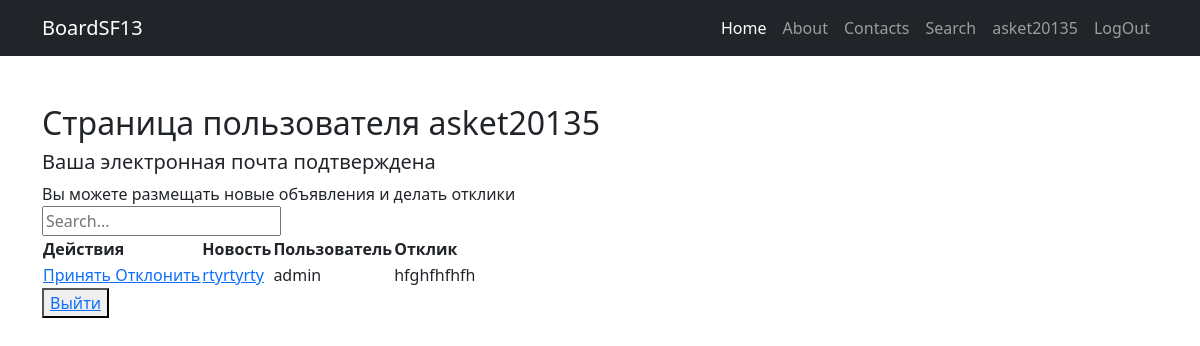
The app's page /sign/ (signed in) with its own data.
### board/models.py (models this page shows, shortened)
class Retry(models.Model):
    user = models.ForeignKey(User, on_delete=models.CASCADE)
    post = models.ForeignKey(Post, on_delete=models.CASCADE)
    retries = models.TextField(null=False)
    retry_enable = models.BooleanField(default=False)

class Post(models.Model):
    author = models.ForeignKey(User, on_delete=models.CASCADE, related_name='author')
    title = models.CharField(max_length=255, null=False)
    post = RichTextField(null=False)
    category_id = models.ForeignKey(Category, on_delete=models.CASCADE, null=False)
    date_create = models.DateTimeField(auto_now_add=True)
    def __str__(self):
        return self.title

### accounts/views.py (the view, shortened to what this page needs)
# urls.py: path('', IndexView.as_view(), name='account_profile'),
class IndexView(LoginRequiredMixin, FormView):
    template_name = 'lk.html'
    form_class = Auth_codeForm
    def dispatch(self, request, *args, **kwargs):
        if UsersAuth.objects.filter(user=self.request.user).exists():
            return super().dispatch(request, *args, **kwargs)
        return HttpResponseRedirect(reverse('auth_code'))
    def get_context_data(self, **kwargs):
        context = super().get_context_data(**kwargs)
        context['code_not_correct'] = code_not_correct
        if self.request.user.groups.filter(name='AuthUsers').exists():
            context['auth'] = True
        else:
            context['auth'] = False
        if not self.request.GET.get('q'):
            context['retryes'] = Retry.objects.filter(post__author=self.request.user.id)
        else:
            query = self.request.GET.get('q')
            context['retryes'] = Retry.objects.filter(
                Q(post__title__icontains=query)
            ).filter(post__author=self.request.user.id)
        return context

### accounts/forms.py
class Auth_codeForm(forms.Form):
    code = forms.IntegerField(label="Код регистрации")

### templates/lk.html (shortened to what this page needs)
{% extends 'default.html' %}
{% block content %}
<h2>Страница пользователя {{request.user.username}}</h2>
<div>
       {% if auth == False %}
        <h5>Для завершения регистрации, введите код подтверждения,<br>
            высланный на указанную Вами электронную почту:</h5><br>
        <form method="POST">
            {% csrf_token %}
            {{ form }}
            <input class="btn btn-secondary" type="submit" value="Проверить">
        </form>
        {% if code_not_correct %}
            <a style="font-size: 16px; color:red">{{ code_not_correct }}</a><br>
            <a href="{% url 'auth_code' %}" style="font-size: 16px; color:blue">Выслать новый код</a>
        {% endif %}
    {% else %}
        <h5>Ваша электронная почта подтверждена</h5>
        <a>Вы можете размещать новые объявления и делать отклики</a><br>
    <div >
     {% if retryes %}
        <form action="{% url 'account_profile' %}" method="get">
            <input name="q" type="text" placeholder="Search...">
        </form>
        <table >
            <thead>
                <th>Действия</th>
                <th>
                    Новость
                </th>
                <th>
                    Пользователь
                </th>
                <th>
                    Отклик
                </th>
            </thead>
        {% for retry in retryes %}
            <tr>
                <td>
                    <a href="{% url 'retry_true' retry.id %}"><u> Принять </u></a>
                    <a href="{% url 'retry_false' retry.id %}"><u> Отклонить </u></a>
                </td>
                <td>
                    <a href="{% url 'post_detail' retry.post.id %}">{{ retry.post }}</a>
                </td>
                <td>
                    {{ retry.user }}
                </td>
                <td class="td1">
                    {{ retry.retries }}
                </td>
            </tr>
        {% endfor %}
        </table>
    {% else %}
        <a href="{% url 'account_profile' %}" style="font-size: 16px; color:blue">Сбросить фильтр</a>
        <h2>Откликов нет!</h2>
    {% endif %}
</div>
    {% endif %}
</div>
<button> <a href="/accounts/logout/">Выйти</a> </button>
{% endblock content %}

### templates/default.html (shortened to what this page needs)
{% load static %}
<!DOCTYPE html>
<html lang="en">
    <head>
        <link href="{% static 'css/styles.css' %}" rel="stylesheet" />
    </head>
    <body>
        {% load cache %}
            {% cache 30 header %}
                <nav class="navbar navbar-expand-lg navbar-dark bg-dark">
                    <div class="container">
                        <a class="navbar-brand" href="/">BoardSF13</a>
                        <div class="collapse navbar-collapse" id="navbarSupportedContent">
                            <ul class="navbar-nav ms-auto mb-2 mb-lg-0">
                                <li class="nav-item"><a class="nav-link active" aria-current="page" href="/">Home</a></li>
                                <li class="nav-item"><a class="nav-link" href="/about/">About</a></li>
                                <li class="nav-item"><a class="nav-link" href="/contacts/">Contacts</a></li>
                                <li class="nav-item"><a class="nav-link" href="/news/search">Search</a></li>
                                {% if not request.user.is_authenticated %}
                                    <li class="nav-item"><a class="nav-link" href="/accounts/login/">LogIn</a></li>
                                    <li class="nav-item"><a class="nav-link" href="/accounts/signup/">SignUp</a></li>
                                {% else %}
                                    <li class="nav-item"><a class="nav-link" href="/sign/">{{ request.user }}</a></li>
                                    <li class="nav-item"><a class="nav-link" href="/accounts/logout/">LogOut</a></li>
                                {% endif %}
            {% endcache %}
                    </ul>
                </div>
            </div>
        </nav>
        <div class="container">
            <div class="mt-5">
               {% block content %}{% endblock content %}
            </div>
        </div>
    </body>
</html>

### templates/default.html (style rules this page uses)
.td1 { word-break: break-all; }

### records on screen
Retry: post "rtyrtyrty", user "admin", retries "hfghfhfhfh"

### other values on screen
{{ request.user }} "asket20135"
{{ request.user.username }} "asket20135"
